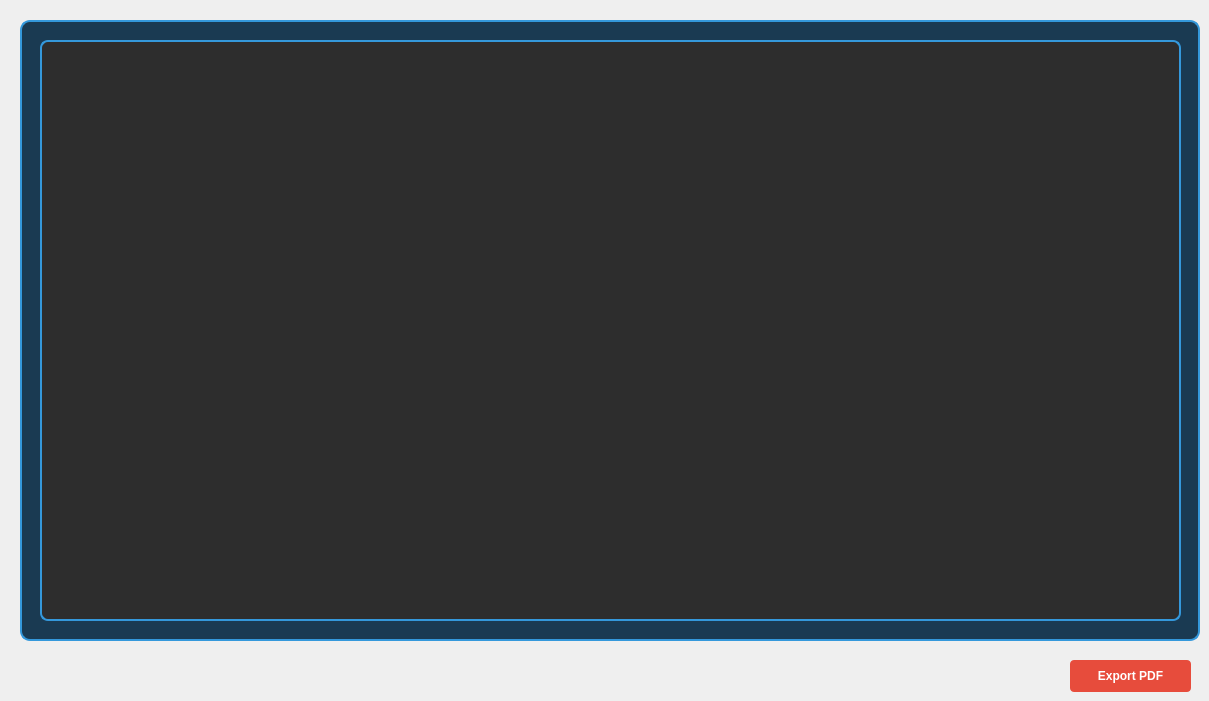
              <widget class="QWidget" name="tabHistorique">
               <attribute name="title">
                <string>Histoire</string>
               </attribute>
               <widget class="QFrame" name="frameHistorique">
                <property name="geometry">
                 <rect>
                  <x>20</x>
                  <y>20</y>
                  <width>1180</width>
                  <height>621</height>
                 </rect>
                </property>
                <property name="styleSheet">
                 <string notr="true">border-radius: 10px; background-color: #1a3a52; border: 2px solid #3498db;</string>
                </property>
                <property name="frameShape">
                 <enum>QFrame::Shape::StyledPanel</enum>
                </property>
                <property name="frameShadow">
                 <enum>QFrame::Shadow::Raised</enum>
                </property>
                <widget class="QTableView" name="tableHistoreView">
                 <property name="geometry">
                  <rect>
                   <x>20</x>
                   <y>20</y>
                   <width>1141</width>
                   <height>581</height>
                  </rect>
                 </property>
                 <property name="styleSheet">
                  <string notr="true">QTableView {
    background-color: #2d2d2d;
    gridline-color: #3d3d3d;
    font-family: &quot;Segoe UI&quot;;
    font-size: 12px;
    font-weight: bold;
    selection-background-color: #3498db;
    border-radius: 8px;
    border: 2px solid #3498db;
    color: white;
}
QHeaderView::section {
    background-color: #3d3d3d;
    color: white;
    padding: 6px;
    border: 1px solid #232323;
    font-weight: bold;
    font-family: &quot;Segoe UI&quot;;
}</string>
                 </property>
                 <property name="showGrid">
                  <bool>true</bool>
                 </property>
                </widget>
               </widget>
               <widget class="QPushButton" name="btnExportHistoriquePdf">
                <property name="geometry">
                 <rect>
                  <x>1070</x>
                  <y>660</y>
                  <width>121</width>
                  <height>32</height>
                 </rect>
                </property>
                <property name="styleSheet">
                 <string notr="true">QPushButton { background-color: #e74c3c; color: white; font-weight: bold; border-radius: 4px; padding: 5px 10px; } QPushButton:hover { background-color: #c0392b; }</string>
                </property>
                <property name="text">
                 <string>Export PDF</string>
                </property>
               </widget>
              </widget>
